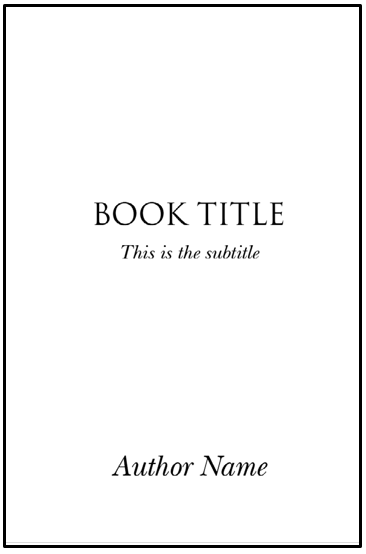
#> input picture images/15296916854431.png, 366 x 554 px; its folder holds only this picture in this run
$ python ocr_image_processing.py
#> lines starting #> are read from the running program, lines starting #| are printed output that depends on the picture
import cv2
import pytesseract
import os


def load_image(image_path):
#> called with image_path = './images/15296916854431.png'
    image = cv2.imread(image_path)
#> image is the input picture: shape (554, 366, 3); min 0, max 255, mean 245.6
    if image is None:
        return None
    return image


def convert_to_gray(image):
    return cv2.cvtColor(image, cv2.COLOR_BGR2GRAY)


def remove_noise(image):
    return cv2.GaussianBlur(image, (5, 5), 0)
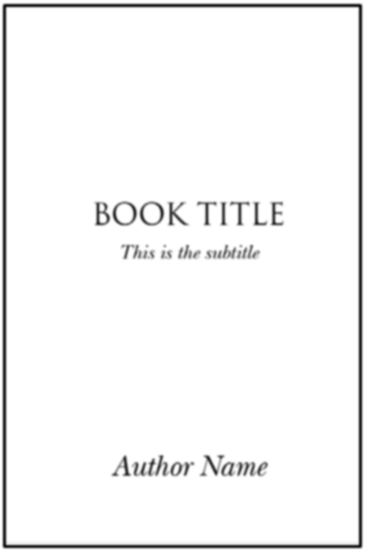
#> returned value: shape (554, 366); min 24, max 255, mean 245.6


def extract_text(image):
#> (the run stopped early here; a loop or call above may not have finished)
